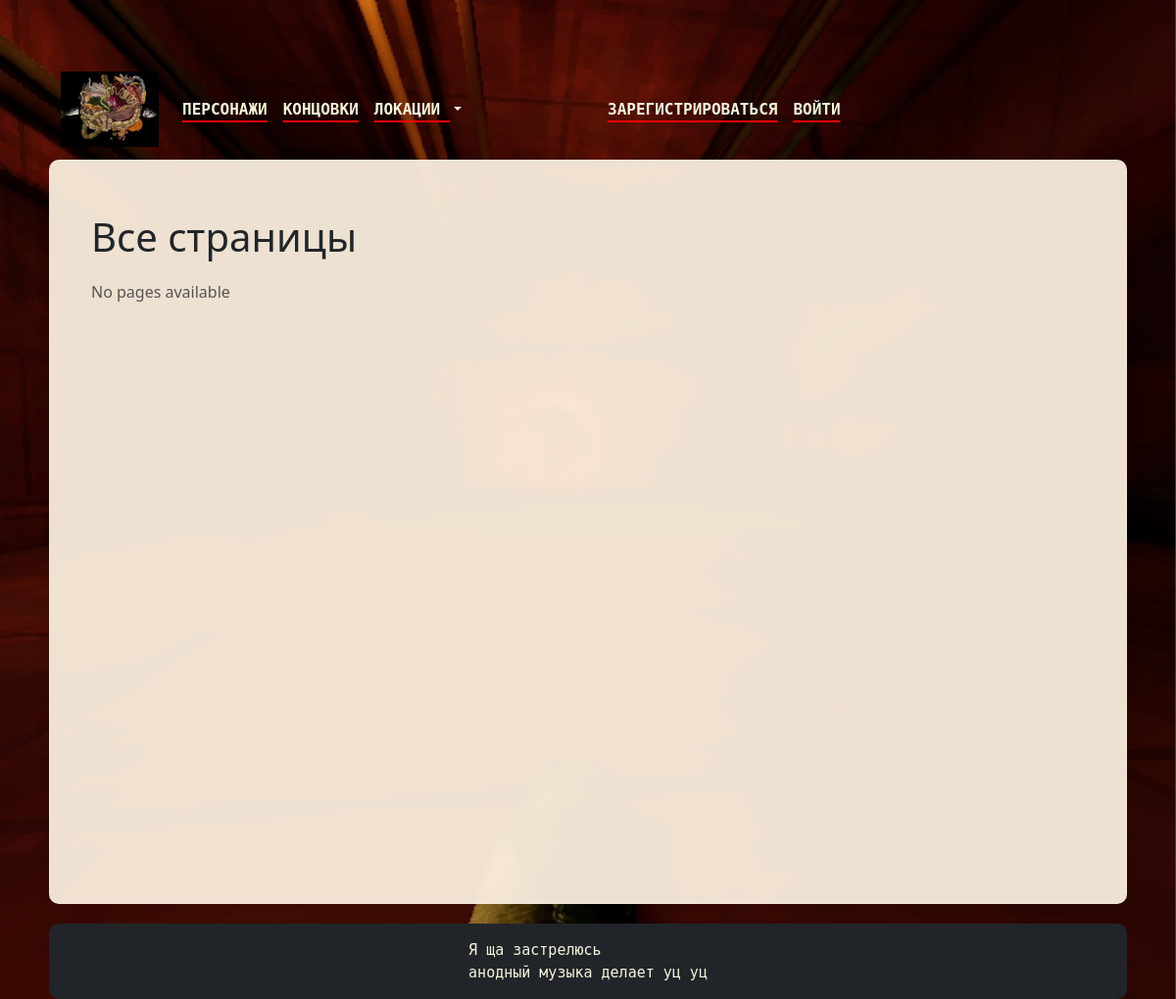
Before: /pages with the older database file.
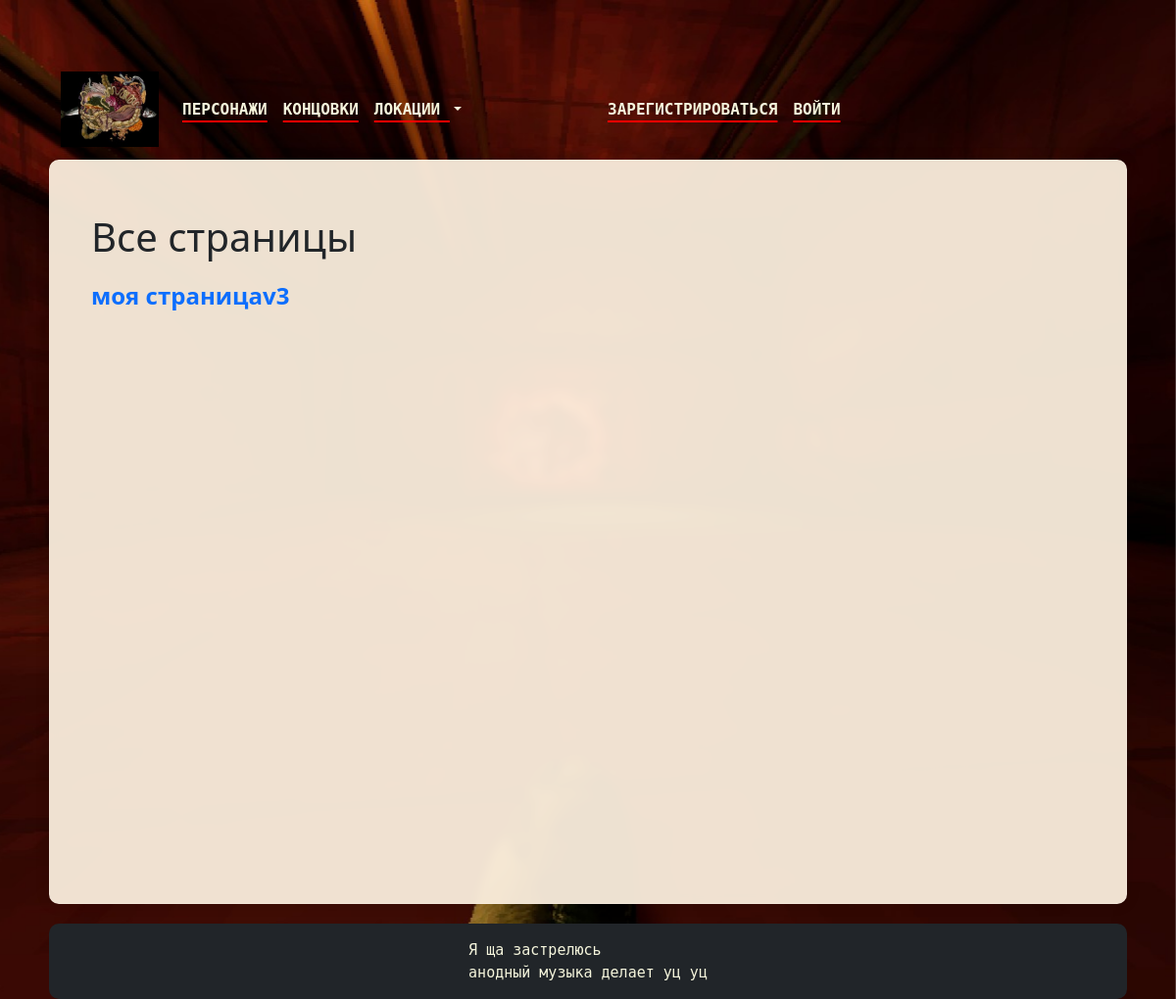
After: the same page with the newer database file.
### data/pages.py (models this page shows, shortened)
class Page(SqlAlchemyBase, UserMixin, SerializerMixin):
    __tablename__ = "pages"
    id = sqlalchemy.Column(sqlalchemy.Integer, primary_key=True, autoincrement=True)
    title = sqlalchemy.Column(sqlalchemy.String(120), unique=True)
    content = sqlalchemy.Column(sqlalchemy.Text, nullable=True)
    last_modified_user_id = sqlalchemy.Column(sqlalchemy.Integer, sqlalchemy.ForeignKey("users.id"))
    modified_date = sqlalchemy.Column(sqlalchemy.DateTime, default=datetime.datetime.now)
    categories = orm.relationship("Category",
                                  secondary="association", back_populates="pages")
    history_versions = orm.relationship("HistoryPage", back_populates='page')

### main.py (the view)
@pages.route('/pages')
def all_pages():
    db_sess = db_session.create_session()
    pages = db_sess.query(Page).order_by(func.lower(Page.title)).all()
    return render_template('all_pages.html', pages=pages)

### data/db_session.py (called while the page is built)
def create_session() -> Session:
    global __factory
    return __factory()

### data/slug_conventer.py (called while the page is built)
    def to_url(self, value):
        raw = str(value) if self.attr is None else getattr(value, self.attr, '')
        slug = slugify(raw)[:self.length].rstrip('-')
        return '{}/{}'.format(value.id, slug).rstrip('/')

### templates/all_pages.html
{% extends "base.html" %}
{% block content %}
<div class="container">
    <h1 class="my-4">Все страницы</h1>
    <ul class="list-unstyled" style="line-height: 1.0;">
        {% for page in pages %}
        <li class="mb-4">
            <a href="{{ url_for('pages.show_page', id=page) }}"
               class="text-decoration-none"
               style="font-size: 1.5rem;">
                <strong>{{ page.title }}</strong>
            </a>
        </li>
        {% else %}
        <li class="text-muted">No pages available</li>
        {% endfor %}
    </ul>
</div>
{% endblock %}

Changed rows visible on the page:
added Page: title "моя страницаv3"
Other visible differences:
text no longer shown: "No pages available"
